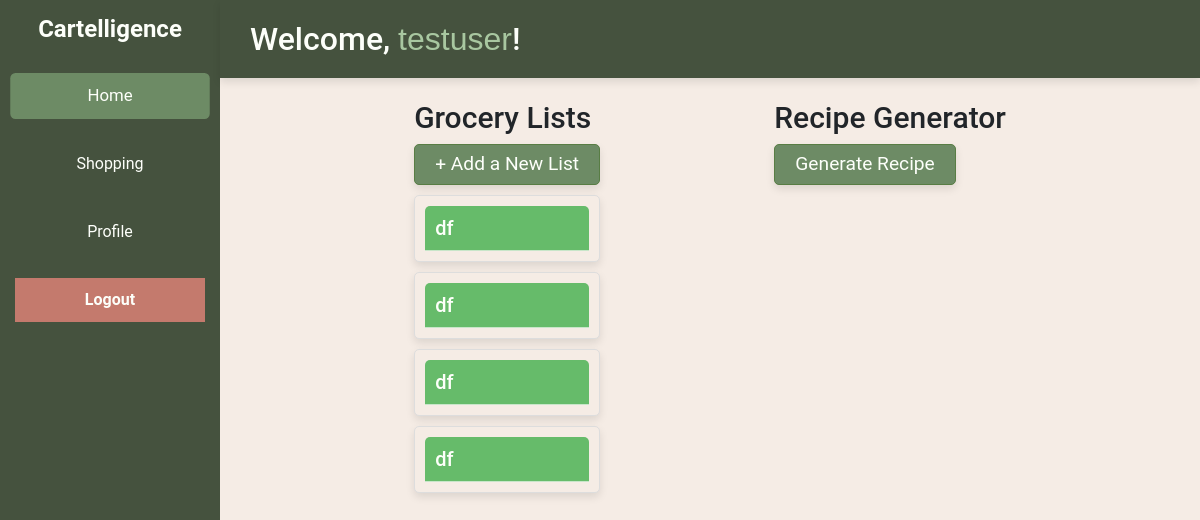
The page /dashboard (signed in) on the database its author committed.
### app.py (models this page shows)
class User(db.Model, UserMixin):
    id = db.Column(db.Integer, primary_key=True)
    username = db.Column(db.String(150), nullable=False, unique=True)
    email = db.Column(db.String(150), nullable=False, unique=True)
    password = db.Column(db.String(150), nullable=False)
    budget = db.Column(db.String(150), nullable = True)
    dietary = db.Column(db.Text, nullable=True)

class GroceryList(db.Model):
    id = db.Column(db.Integer, primary_key=True)
    name = db.Column(db.String(100), nullable=False)
    user_id = db.Column(
        db.Integer,
        db.ForeignKey('user.id', name='fk_grocerylist_user'),
        nullable=False
    )
    items = db.relationship('GroceryItem', back_populates='grocery_list', cascade="all, delete-orphan")

### app.py (the view)
@app.route('/dashboard', methods=['GET', 'POST'])
@login_required
def dashboard():
    grocery_lists = GroceryList.query.filter_by(user_id=current_user.id).all()
    return render_template('dashboard.html',
                           username=current_user.username,
                           grocery_lists=grocery_lists)

### app.py (called while the page is built)
@login_manager.user_loader
def load_user(user_id):
    return User.query.get(int(user_id))

### templates/dashboard.html (shortened to what this page needs)
{% extends "base.html" %}
{% block content %}
<!DOCTYPE html>
<html lang="en">
<head>
    <link href="https://cdn.jsdelivr.net/npm/bootstrap@5.3.1/dist/css/bootstrap.min.css" rel="stylesheet">
    <link href="{{ url_for('static', filename='css/styles.css') }}" rel="stylesheet">
</head>
<body style="background-color: #f5ece5; font-family: 'Roboto', sans-serif;">
    <div class="topbar">
        <h2 style="margin: 0;">Welcome, <span style="font-family: 'Arial', sans-serif; color: #a8c7a0;">{{ username }}</span>!</h2>
    </div>
    <div class="content">
        <div aria-live="polite" aria-atomic="true" class="position-relative">
            <div class="toast-container position-fixed top-0 end-0 p-3">
            </div>
          </div>
        <div id="home-section" class="section">
            <div class="header-container">
                <div class="lists-container">
                    <h1 style="font-size: 30px;">Grocery Lists</h1>
                    <button type="button" class="btn add-food-list-btn" data-bs-toggle="modal" data-bs-target="#listModal">
                        + Add a New List
                    </button>
                    <div class="cards-container">
                        {% for list in grocery_lists %}
                        <div class="card grocery-list-card">
                            <div class="card-header" style="cursor: pointer;" onclick="toggleCardBody(this)">
                                <h5>{{ list.name }}</h5>
                            </div>
                        </div>
                        {% endfor %}
                    </div>
                </div>
                <div class="recipes-container">
                    <h1 style="font-size: 30px;" class="recipe-header">Recipe Generator</h1>
                    <button type="button" class="btn ai-generate-btn" onclick="generateAIList()">
                        Generate Recipe
                    </button>
                </div>
            </div>
    </div>
</body>
</html>
{% endblock %}

### static/css/styles.css (style rules this page uses)
.topbar { background-color: #45523e; color: #fdfffa; padding: 20px 30px; text-align: left; position: fixed; top: 0; left: 220px; width: calc(100% - 220px); z-index: 1000; box-shadow: 0 4px 8px rgba(0, 0, 0, 0.1); }
.section { margin-bottom: 20px; }
.header-container { display: flex; flex-direction: row; justify-content: space-evenly; }
.grocery-list-card { max-width: 200px; margin: 10px 0; border: 1px solid #c8e6c9; border-radius: 5px; box-shadow: 0 4px 8px rgba(0, 0, 0, 0.1); background-color: #f5ece5; }
.card-header { background-color: #66bb6a; color: #fdfffa; padding: 10px; border-bottom: 1px solid #c8e6c9; border-top-left-radius: 5px; border-top-right-radius: 5px; }
.card-header h5 { margin: 0; }
.cards-container { display: block; margin-top: 6px; position: relative; }
.add-food-list-btn { background-color: #6d8b65; border-color: #587d44; color: #fdfffa; font-family: 'Roboto', sans-serif; padding: 5px 20px; font-size: 1.2rem; border-radius: 5px; box-shadow: 0 4px 8px rgba(0, 0, 0, 0.1); transition: background-color 0.3s, transform 0.3s; }
.ai-generate-btn { background-color: #6d8b65; border-color: #587d44; color: #fdfffa; font-family: 'Roboto', sans-serif; padding: 5px 20px; font-size: 1.2rem; border-radius: 5px; box-shadow: 0 4px 8px rgba(0, 0, 0, 0.1); transition: background-color 0.3s, transform 0.3s; }
.recipe-header { text-align: right; }

### templates/dashboard.html (style rules this page uses)
.grocery-list-card { border: 1px solid #ddd; padding: 10px; margin: 10px 0; border-radius: 5px; cursor: pointer; }

### rows shown on the page
User: username "testuser"
GroceryList: name "df"
GroceryList: name "df"
GroceryList: name "df"
GroceryList: name "df"
